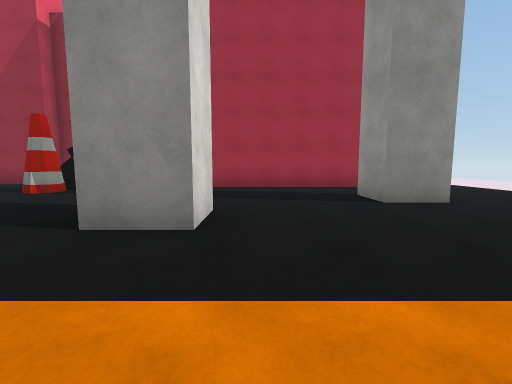
[1] (above)

16 first-person views from a walk through a scene from a Unity 3-D project. The camera is 1.3 m above the floor, tilts 6° down and sees 90° across. The floor is counted in squares, 2 m on a side. Each view is taken from the middle of a square. On the plan, view 1 faces up. The plan holds only what a view shows up to about 9 squares ahead; the rest is blank. The place goes on beyond the plan. The player is left out. Surface patterns are stand-ins for the level's own textures.

[2]
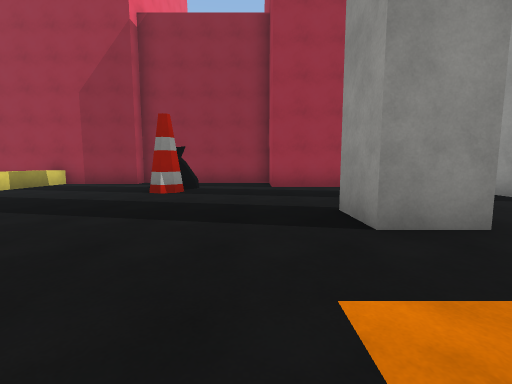

[3]
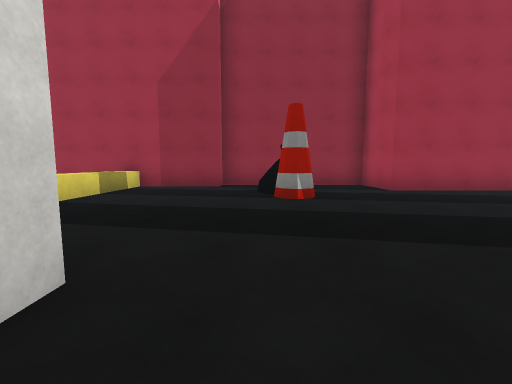

[4]
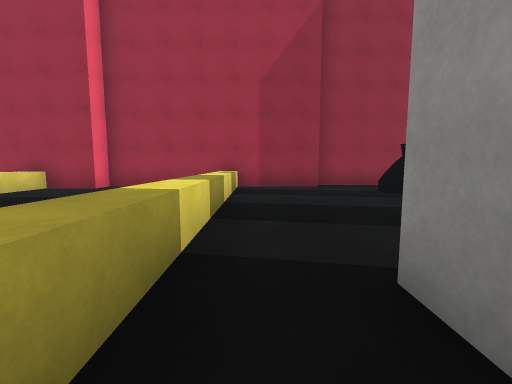

[5]
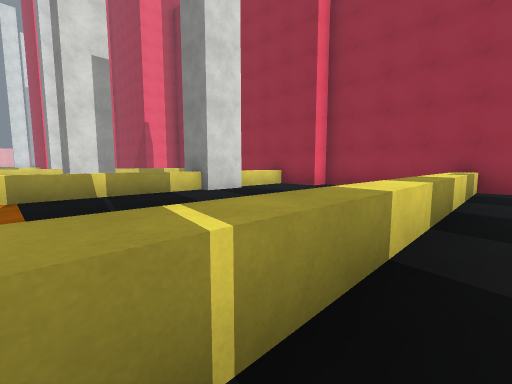

[6]
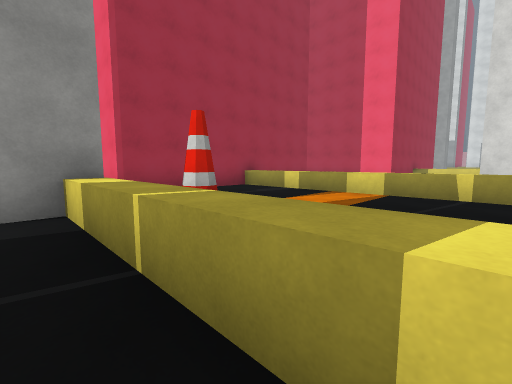

[7]
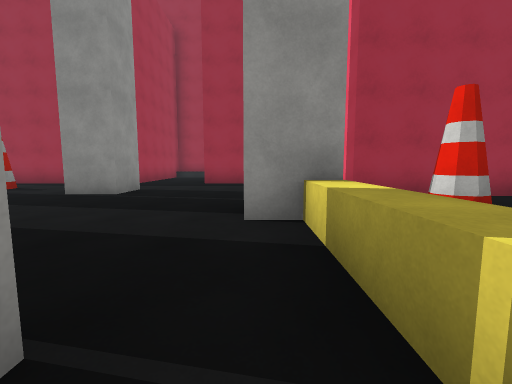

[8]
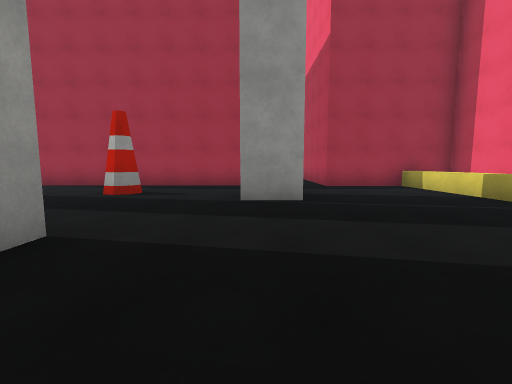

[9]
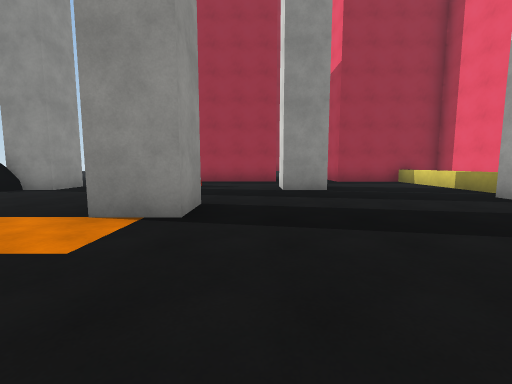

[10]
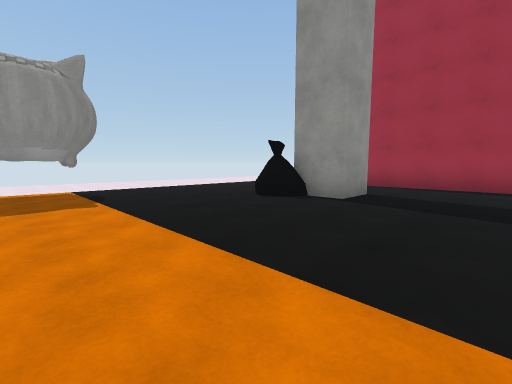

[11]
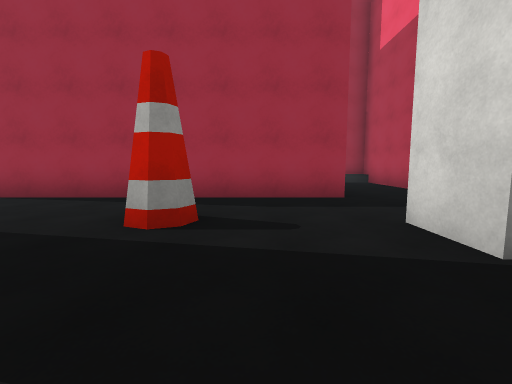

[12]
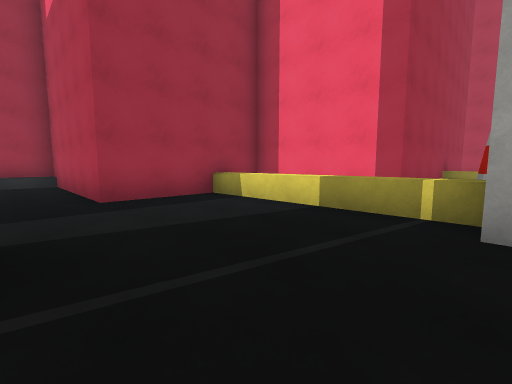

[13]
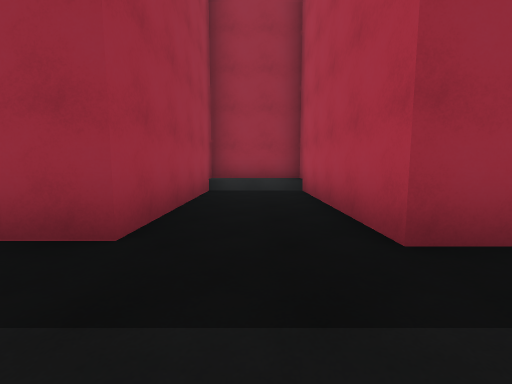

[14]
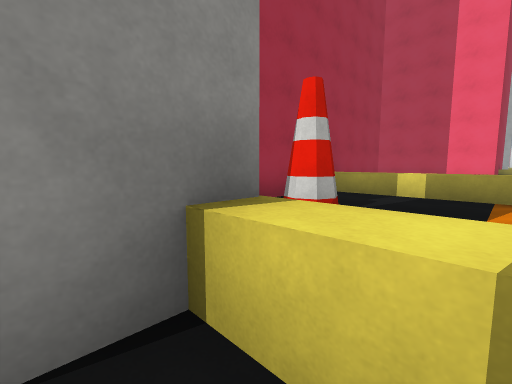

[15]
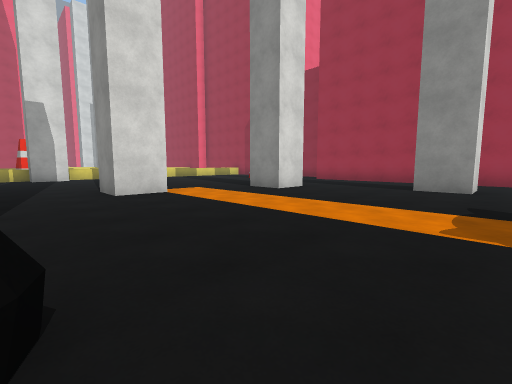

[16]
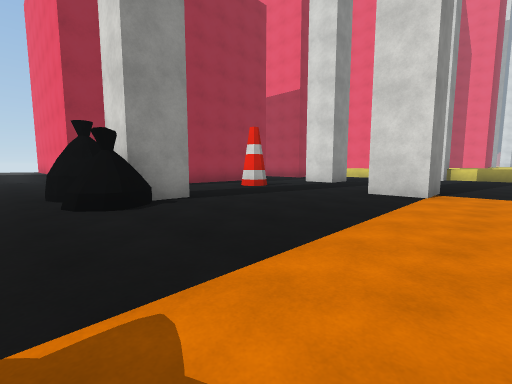

### Floor plan
Key: @ floor where view 1 was taken; # wall or solid block; . floor; ^ raised ledge; O other object.
Columns run from 21 left of view 1 to 4 right of it. Each row starts with its distance up from view 1.
 10               ######
  9        ########....#
  8      #^#.  ^....O..#######
  7       ^..  ^...OO.........
  6       ^..  ^....O.........
  5      ##..  ^............#.
  4    #  ^..  ^..............
  3    #  ^..  ^........#.....
  2   ##  ^..  ^.#............
  1       ^..  ^..............
  0 ##    ^..  ^.........@....
 -1  #    ^..  ##.....##......
 -2  #    ^.OO ##.............
 -3    ###^####^............O.
 -4         ###^....#......#O.
 -5           #^.......O...#O.
 -6           #^..............
 -7           ####............
 -8              #...#######..
 -9              #...#     #..
-10              #...#     #..
-11              #...#       .
-12               ###        ^

Positions as (right, up) in squares from view 1, and headings:
1: (0, 0), facing up
2: (-3, 0), facing up
3: (-6, 1), facing up
4: (-9, 1), facing up
5: (-9, 1), facing up-left
6: (-9, 3), facing down-left
7: (-9, 2), facing down
8: (-5, 1), facing down
9: (-4, 3), facing down
10: (-1, 1), facing down-right
11: (-3, -2), facing down
12: (-6, -2), facing down-left
13: (-6, -5), facing down
14: (-9, 0), facing down-left
15: (4, -3), facing up-left
16: (4, 1), facing down-left
